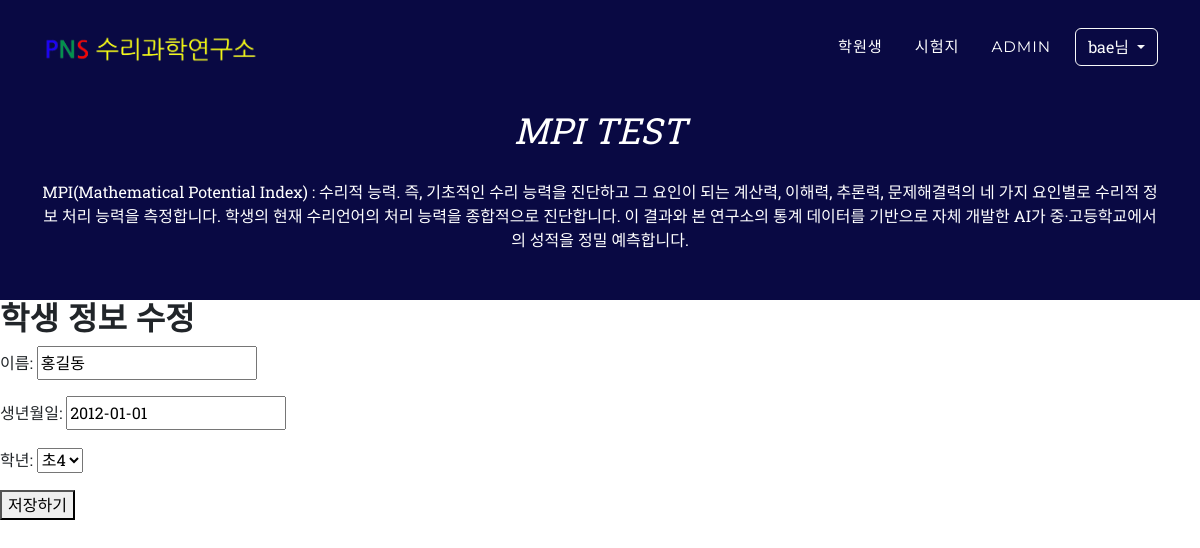
Screenshot of /dashboard/student/update/1/ (signed in) with the database file from the repository.
### dashboard/models.py (models this page shows, shortened)
class Student(models.Model):
    user = models.ForeignKey(settings.AUTH_USER_MODEL, on_delete=models.CASCADE, related_name='students', default=1)
    name = models.CharField(max_length=5, unique=True)
    birthdate = models.DateField('BIRTHDATE')
    grade = models.PositiveSmallIntegerField('GRADE')

### dashboard/views.py (the view)
# urls.py: path('student/update/<int:pk>/', views.StudentUV.as_view(), name='student-update'),
class StudentUV(UpdateView):
    model = Student
    form_class = StudentForm  # 'fields' 대신 'form_class'를 사용
    template_name = 'dashboard/student_update_form.html'
    success_url = reverse_lazy('home')  # 수정 성공 후 리다이렉트할 URL

### dashboard/forms.py
class StudentForm(forms.ModelForm):
    class Meta:
        model = Student
        fields = ['name', 'birthdate', 'grade']

### templates/dashboard/student_update_form.html (shortened to what this page needs)
{% extends 'base.html' %}
{% block content %}
<h2>학생 정보 수정</h2>
<form method="post">
    {{ form.as_p }}
    <button type="submit">저장하기</button>
</form>
{% endblock %}

### templates/base.html (shortened to what this page needs)
{% load static %}
<!DOCTYPE html>
<html lang="en">
<head>
    <link href="{% static 'css/styles.css' %}" rel="stylesheet" />
</head>
<body>
    <div id="page-top">
        <nav class="navbar navbar-expand-lg navbar-dark fixed-top" id="mainNav">
            <div class="container">
                <a class="navbar-brand" href="#page-top"><img src="{% static 'assets/nav_logo.png' %}" alt="..." /></a>
                <div class="collapse navbar-collapse" id="navbarResponsive">
                    <ul class="navbar-nav text-uppercase ms-auto py-4 py-lg-0">
                        <li class="nav-item"><a class="nav-link" href="{% url 'home' %}">학원생</a></li>
                        <li class="nav-item"><a class="nav-link" href="{% url 'dashboard:testlist' %}">시험지</a></li>
                        <li class="nav-item"><a class="nav-link" href="{% url 'admin:index' %}">Admin</a></li>
                        <li class="nav-item">
                            {% if user.is_authenticated %}
                            <div class="dropdown">
                                <button class="btn btn-outline-light dropdown-toggle" type="button"
                                    id="dropdownMenuButton" data-bs-toggle="dropdown" aria-expanded="false">
                                    {{ user.username }}님
                                </button>
                            </div>
                            {% endif %}
                        </li>
                    </ul>
                </div>
            </div>
        </nav>
        <header class="masthead">
            <div class="container">
                <div class="masthead-subheading">MPI TEST</div>
                <div>MPI(Mathematical Potential Index) :
                    수리적 능력. 즉, 기초적인 수리 능력을 진단하고 그 요인이 되는 계산력, 이해력, 추론력, 문제해결력의 네 가지 요인별로 수리적 정보 처리 능력을 측정합니다. 학생의 현재
                    수리언어의 처리 능력을 종합적으로 진단합니다. 이 결과와 본 연구소의 통계 데이터를 기반으로 자체 개발한 AI가 중·고등학교에서의 성적을 정밀 예측합니다.</div>
            </div>
        </header>
        {% block content %}
        {% endblock %}
    </div>
</body>
</html>

### rows the page displays
Student: name "홍길동", birthdate "2012-01-01", grade "초4"

### other values shown
{{ user.username }} "bae"
